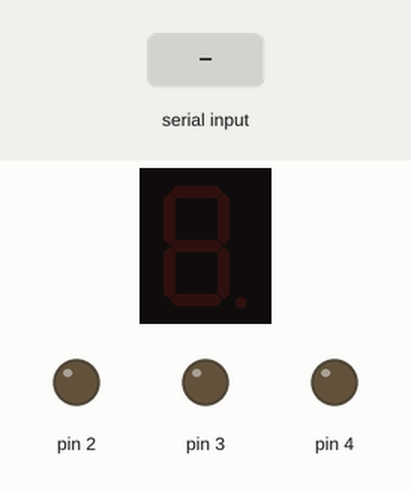
Simulated run of this sketch. Board: Arduino Uno, built with avr-gcc and run on an emulated ATmega328P. Shown: 1-digit seven-segment display, output pins drawn as LEDs (lit = HIGH). Wiring (inferred from the names in the program): 1-digit 7-segment display, segments lit when HIGH: segments pin 8, pin 9, pin 10, pin 11, pin 12, pin 13, A0. The inputs (shaded band) are chosen by the test bench. The segment pins are drawn as the display they are named for; pins used as bus, display or sensor lines are not drawn.

Above: at 1.2 s.
1.3 s: "90,45\n" received over Serial
At 1.7 s:
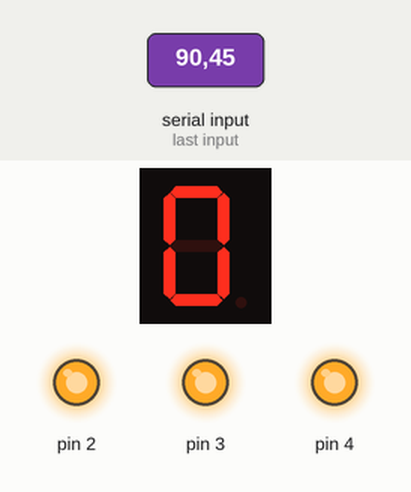
Timing chart, 0 to 4.3 s (numbered marks = the images above; inputs shaded):
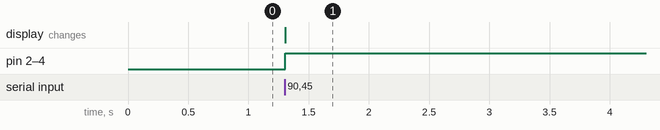

The sketch:

arduino.ino
```cpp
int segp[7] = {8, 9, 10, 11, 12, 13, A0};
const uint8_t digits[10][7] = {
  {1,1,1,1,1,1,0},
  {0,1,1,0,0,0,0},
  {1,1,0,1,1,0,1},
  {1,1,1,1,0,0,1},
  {0,1,1,0,0,1,1},
  {1,0,1,1,0,1,1},
  {1,0,1,1,1,1,1},
  {1,1,1,0,0,0,0},
  {1,1,1,1,1,1,1},
  {1,1,1,1,0,1,1}
};
void setup() {
  Serial.begin(9600);
  for (int i = 0; i < 3; i++) pinMode(i+2, OUTPUT);
  for (int i = 0; i < 7; i++) pinMode(segp[i], OUTPUT);
}
void loop() {
  if (Serial.available()) {
    String data = Serial.readStringUntil('\n');
    int l1, l2, l3, countdown = 0;
    int commaIndex = data.indexOf(',');
    if (commaIndex > 0) {
      String ledPart = data.substring(0, commaIndex);
      String countPart = data.substring(commaIndex + 1);
      sscanf(ledPart.c_str(), "%d %d %d", &l1, &l2, &l3);
      countdown = countPart.toInt();
    } else {
      sscanf(data.c_str(), "%d %d %d", &l1, &l2, &l3);
    }
    digitalWrite(2, l1 ? HIGH : LOW);
    digitalWrite(3, l2 ? HIGH : LOW);
    digitalWrite(4, l3 ? HIGH : LOW);
    if (l1 == 1 && countdown > 0) {
      showDigit(countdown % 10);
    } else {
      showDigit(0);
    }
  }
}
void showDigit(int num) {
  if (num < 0) num = 0;
  if (num > 9) num = num % 10;
  for (int i = 0; i < 7; i++) {
    digitalWrite(segp[i], digits[num][i] ? HIGH : LOW);
  }
}
```

Measured:
- after the input at 1.3 s, pin 2–4: LOW → HIGH at once; the display: changes at once (image 1)
